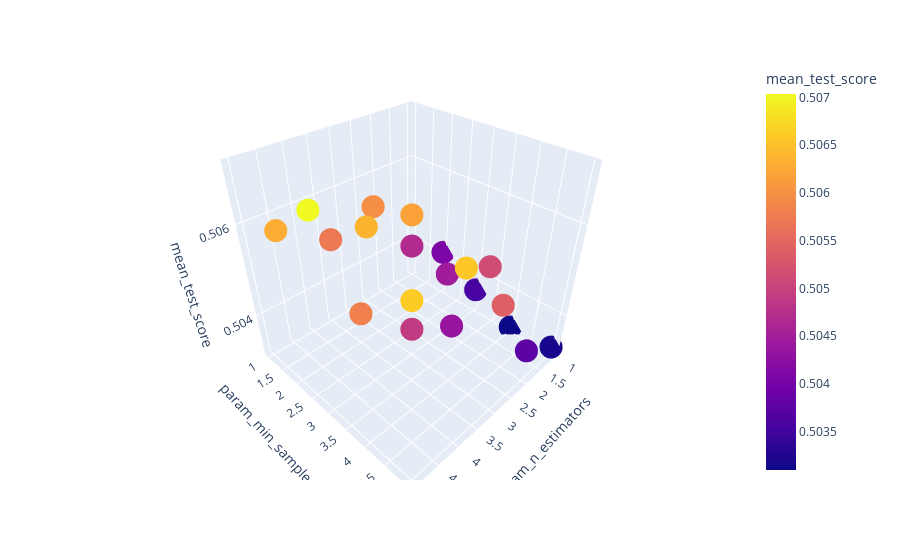

The notebook cell saved with this chart:
### Code cell
import plotly.express as px

# Crea il grafico 3D interattivo
fig = px.scatter_3d(results, x='param_n_estimators', y='param_min_samples_split', z='mean_test_score', color='mean_test_score')

# Mostra il grafico
fig.show()

### Figure 1 — Plotly figure (JSON) as saved in the notebook; plotly's stock layout.template omitted (floating-point values rounded to 4 significant figures)
{"data": [{"hovertemplate": "param_n_estimators=%{x}<br>param_min_samples_split=%{y}<br>mean_test_score=%{marker.color}<extra></extra>", "legendgroup": "", "marker": {"color": [null, null, null, null, null, 0.5041, 0.5047, 0.506, 0.5057, 0.5063, 0.5036, 0.5045, 0.5062, 0.5064, 0.507, 0.5031, 0.5051, 0.5044, 0.5049, 0.5058, 0.5032, 0.5038, 0.5054, 0.5066, 0.5066], "coloraxis": "coloraxis", "symbol": "circle"}, "mode": "markers", "name": "", "scene": "scene", "showlegend": false, "type": "scatter3d", "x": [1, 2, 3, 4, 5, 1, 2, 3, 4, 5, 1, 2, 3, 4, 5, 1, 2, 3, 4, 5, 1, 2, 3, 4, 5], "y": [1, 1, 1, 1, 1, 2, 2, 2, 2, 2, 3, 3, 3, 3, 3, 4, 4, 4, 4, 4, 5, 5, 5, 5, 5], "z": [null, null, null, null, null, 0.5041, 0.5047, 0.506, 0.5057, 0.5063, 0.5036, 0.5045, 0.5062, 0.5064, 0.507, 0.5031, 0.5051, 0.5044, 0.5049, 0.5058, 0.5032, 0.5038, 0.5054, 0.5066, 0.5066]}], "layout": {"coloraxis": {"colorbar": {"title": {"text": "mean_test_score"}}, "colorscale": [[0, "#0d0887"], [0.1111, "#46039f"], [0.2222, "#7201a8"], [0.3333, "#9c179e"], [0.4444, "#bd3786"], [0.5556, "#d8576b"], [0.6667, "#ed7953"], [0.7778, "#fb9f3a"], [0.8889, "#fdca26"], [1, "#f0f921"]]}, "legend": {"tracegroupgap": 0}, "margin": {"t": 60}, "scene": {"domain": {"x": [0, 1], "y": [0, 1]}, "xaxis": {"title": {"text": "param_n_estimators"}}, "yaxis": {"title": {"text": "param_min_samples_split"}}, "zaxis": {"title": {"text": "mean_test_score"}}}}}
